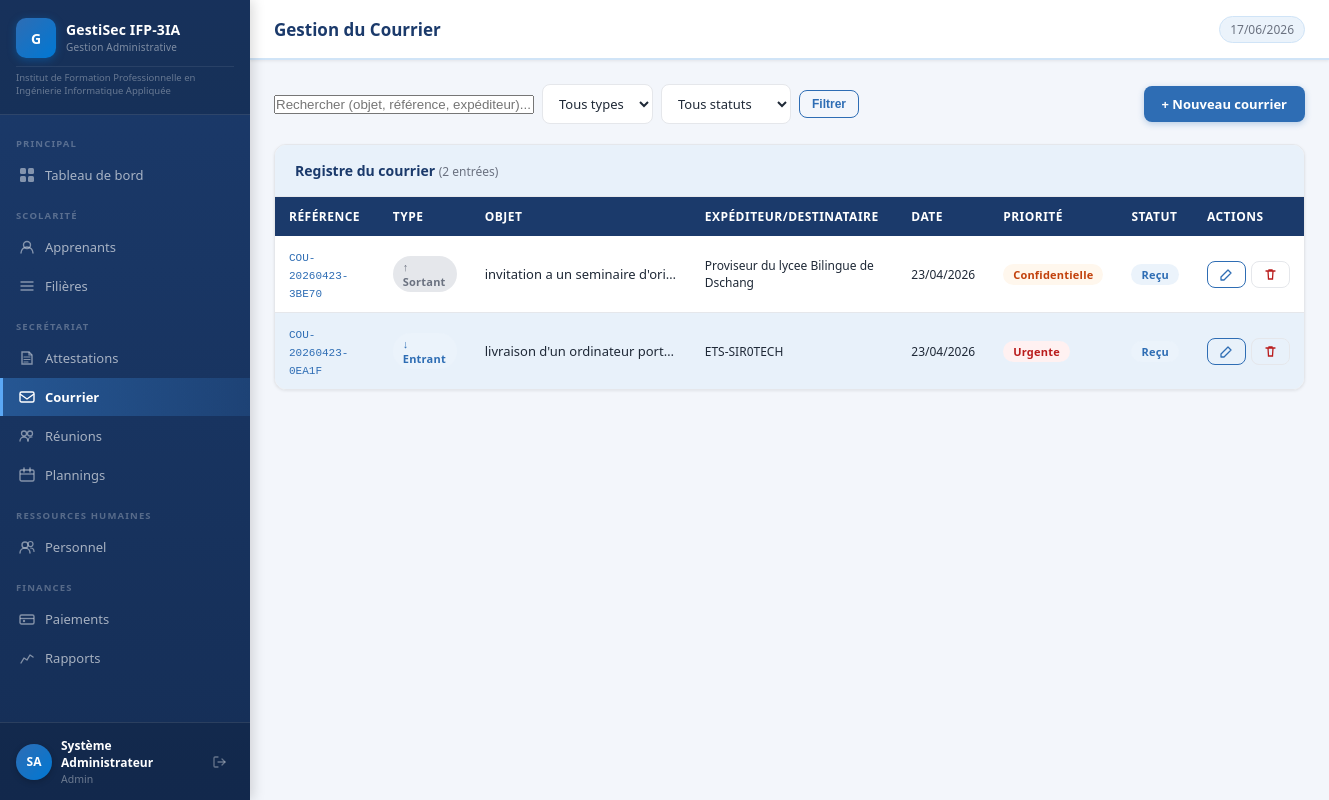
Screenshot of /modules/courrier/index.php (signed in) with the database file from the repository.
### tables this page shows
CREATE TABLE `courriers` (
  `id` int(11) NOT NULL,
  `reference` varchar(50) NOT NULL,
  `type` enum('entrant','sortant') DEFAULT 'entrant',
  `objet` text NOT NULL,
  `expediteur` varchar(200) DEFAULT NULL,
  `destinataire` varchar(200) DEFAULT NULL,
  `date_courrier` date DEFAULT curdate(),
  `date_reception` date DEFAULT NULL,
  `statut` enum('recu','en_traitement','traite','archive') DEFAULT 'recu',
  `priorite` enum('normale','urgente','confidentielle') DEFAULT 'normale',
  `affecte_a` int(11) DEFAULT NULL,
  `observations` text DEFAULT NULL,
  `fichier` varchar(255) DEFAULT NULL,
  `created_at` datetime DEFAULT current_timestamp()
);

### includes/auth.php (called while the page is built, shortened)
<?php
function clean(string $val): string {
    return htmlspecialchars(trim($val), ENT_QUOTES, 'UTF-8');
}
function dateFR(?string $date): string {
    return date('d/m/Y', strtotime($date));
}

### modules/courrier/index.php (the view, shortened to what this page needs)
<?php
require_once __DIR__ . '/../../includes/auth.php';
require_once __DIR__ . '/../../includes/header.php';
$db = getDB();
$search   = trim($_GET['search'] ?? '');
$perPage  = 15;
$page     = max(1,(int)($_GET['page']??1));
$offset   = ($page-1)*$perPage;
$where  = ["1=1"]; $params = [];
$sql   = "SELECT c.*, p.nom AS agent_nom, p.prenom AS agent_prenom FROM courriers c LEFT JOIN personnel p ON c.affecte_a=p.id WHERE ".implode(' AND ',$where);
$total = $db->prepare("SELECT COUNT(*) FROM ($sql) x"); $total->execute($params); $total = $total->fetchColumn();
$stmt  = $db->prepare("$sql ORDER BY c.created_at DESC LIMIT $perPage OFFSET $offset");
$stmt->execute($params);
$courriers = $stmt->fetchAll();
?>
<div class="page-actions">
  <form method="GET" style="display:flex;gap:8px;align-items:center;flex-wrap:wrap">
    <input type="text" name="search" class="search-input" placeholder="Rechercher (objet, référence, expéditeur)..." value="<?= clean($search) ?>" style="width:260px">
    <select name="type" class="form-control" style="width:auto">
      <option value="">Tous types</option>
    </select>
    <select name="statut" class="form-control" style="width:auto">
      <option value="">Tous statuts</option>
    </select>
    <button class="btn btn-outline btn-sm" type="submit">Filtrer</button>
  </form>
  <a href="create.php" class="btn btn-primary">+ Nouveau courrier</a>
</div>
<div class="card">
  <div class="card-header">
    <h2>Registre du courrier <span style="font-weight:400;color:var(--gray-mid);font-size:12px">(<?= $total ?> entrée<?= $total>1?'s':'' ?>)</span></h2>
  </div>
  <div class="table-wrap">
  <?php if(empty($courriers)): ?>
    <div class="empty-state"><p>Aucun courrier enregistré.</p></div>
  <?php else: ?>
  <table>
    <thead>
      <tr><th>Référence</th><th>Type</th><th>Objet</th><th>Expéditeur/Destinataire</th><th>Date</th><th>Priorité</th><th>Statut</th><th>Actions</th></tr>
    </thead>
    <tbody>
    <?php
    $sMap = ['recu'=>'badge-blue','en_traitement'=>'badge-orange','traite'=>'badge-green','archive'=>'badge-gray'];
    $sLbl = ['recu'=>'Reçu','en_traitement'=>'En cours','traite'=>'Traité','archive'=>'Archivé'];
    $pMap = ['normale'=>'badge-gray','urgente'=>'badge-red','confidentielle'=>'badge-orange'];
    foreach ($courriers as $c): ?>
    <tr>
      <td><code style="font-size:11px;color:var(--blue-mid)"><?= clean($c['reference']) ?></code></td>
      <td><?= $c['type']==='entrant' ? '<span class="badge badge-blue">↓ Entrant</span>' : '<span class="badge badge-gray">↑ Sortant</span>' ?></td>
      <td style="max-width:220px"><div style="white-space:nowrap;overflow:hidden;text-overflow:ellipsis" title="<?= clean($c['objet']) ?>"><?= clean($c['objet']) ?></div></td>
      <td style="font-size:12px"><?= clean($c['type']==='entrant' ? $c['expediteur'] : $c['destinataire']) ?></td>
      <td style="font-size:12px"><?= dateFR($c['date_courrier']) ?></td>
      <td><span class="badge <?= $pMap[$c['priorite']] ?>"><?= ucfirst($c['priorite']) ?></span></td>
      <td><span class="badge <?= $sMap[$c['statut']] ?>"><?= $sLbl[$c['statut']] ?></span></td>
      <td>
        <div style="display:flex;gap:5px">
          <a href="edit.php?id=<?= $c['id'] ?>" class="btn btn-outline btn-sm btn-icon" title="Modifier">
            <svg width="13" height="13" viewBox="0 0 13 13" fill="none"><path d="M8 2l3 3-7 7H1v-3L8 2z" stroke="currentColor" stroke-width="1.3" stroke-linejoin="round"/></svg>
          </a>
          <a href="delete.php?id=<?= $c['id'] ?>" class="btn btn-sm btn-icon" style="color:var(--red);border:1px solid var(--gray-light)"
             onclick="return confirm('Supprimer ce courrier ?')">
            <svg width="13" height="13" viewBox="0 0 13 13" fill="none"><path d="M2 3h9M5 3V2h3v1M4 3l.5 8h4l.5-8" stroke="currentColor" stroke-width="1.3" stroke-linecap="round"/></svg>
          </a>
        </div>
      </td>
    </tr>
    <?php endforeach; ?>
    </tbody>
  </table>
  <?php endif; ?>
  </div>
</div>
<?php require_once __DIR__ . '/../../includes/footer.php'; ?>

### assets/css/style.css (style rules this page uses)
*, *::before, *::after { box-sizing: border-box; margin: 0; padding: 0; }
:root { --blue-dark: #1B3A6B; --blue-mid: #2E6DB4; --blue-accent: #0078D4; --blue-light: #D0E4F7; --blue-pale: #EBF3FB; --blue-stripe: #E8F1FA; --gray-dark: #1F2937; --gray-mid: #6B7280; --gray-light: #E5E7EB; --gray-pale: #F3F6FB; --white: #FFFFFF; --red: #B91C1C; --green: #15803D; --orange: #C2410C; --yellow: #B45309; --sidebar-w: 250px; --topbar-h: 60px; --radius: 8px; --radius-lg: 12px; --shadow-sm: 0 1px 3px rgba(0,0,0,.08); --shadow: 0 2px 8px rgba(0,0,0,.10); --shadow-lg: 0 4px 16px rgba(0,0,0,.12); }
body { font-family: 'Segoe UI', Arial, sans-serif; font-size: 14px; color: var(--gray-dark); background: var(--gray-pale); }
a { text-decoration: none; color: inherit; }
.card { background: var(--white); border-radius: var(--radius-lg); box-shadow: var(--shadow-sm); border: 1px solid var(--gray-light); overflow: hidden; }
.card-header { padding: 16px 20px; border-bottom: 1px solid var(--gray-light); display: flex; align-items: center; justify-content: space-between; background: var(--blue-stripe); }
.table-wrap { overflow-x: auto; }
table { width: 100%; border-collapse: collapse; font-size: 13px; }
thead th { background: var(--blue-dark); color: #fff; padding: 11px 14px; text-align: left; font-size: 12px; font-weight: 600; letter-spacing: .04em; text-transform: uppercase; white-space: nowrap; }
thead th:first-child { border-radius: 0; }
tbody tr { border-bottom: 1px solid var(--gray-light); transition: background .1s; }
tbody tr:last-child { border-bottom: none; }
tbody td { padding: 11px 14px; color: var(--gray-dark); vertical-align: middle; }
tbody tr:nth-child(even) { background: var(--blue-stripe); }
.badge { display: inline-flex; align-items: center; padding: 3px 10px; border-radius: 20px; font-size: 11px; font-weight: 600; letter-spacing: .02em; }
.badge-blue { background: var(--blue-pale); color: var(--blue-mid); }
.badge-red { background: #FFF1F1; color: var(--red); }
.badge-orange { background: #FFF7ED; color: var(--orange); }
.badge-gray { background: var(--gray-light); color: var(--gray-mid); }
.btn { display: inline-flex; align-items: center; gap: 6px; padding: 9px 18px; border-radius: var(--radius); font-size: 13px; font-weight: 600; cursor: pointer; border: none; transition: all .15s; white-space: nowrap; }
.btn-primary { background: var(--blue-mid); color: #fff; box-shadow: 0 2px 6px rgba(46,109,180,.3); }
.btn-sm { padding: 6px 12px; font-size: 12px; }
.form-control { width: 100%; padding: 9px 12px; border: 1.5px solid var(--gray-light); border-radius: var(--radius); font-size: 13px; color: var(--gray-dark); background: var(--white); transition: border-color .15s, box-shadow .15s; font-family: inherit; }
.form-control::placeholder { color: var(--gray-mid); }
select.form-control { cursor: pointer; }
.page-actions { display: flex; align-items: center; justify-content: space-between; margin-bottom: 20px; flex-wrap: wrap; gap: 10px; }
.btn-outline { background: transparent; color: #2E6DB4; border: 1.5px solid #2E6DB4; }
.card-header h2 { font-size: 14px; font-weight: 700; color: #1B3A6B; margin: 0; }

### rows the page displays
courriers: reference "COU-20260423-3BE70", type "↑ Sortant", objet "invitation a un seminaire d'ori…", destinataire "Proviseur du lycee Bilingue de Dschang", date_courrier "23/04/2026", priorite "Confidentielle", statut "Reçu"
courriers: reference "COU-20260423-0EA1F", type "↓ Entrant", objet "livraison d'un ordinateur port…", expediteur "ETS-SIR0TECH", date_courrier "23/04/2026", priorite "Urgente", statut "Reçu"

### other values shown
APP_NAME "GestiSec IFP-3IA"
APP_FULL_NAME "Institut de Formation Professionnelle en Ingénierie Informatique Appliquée"
substr($user['prenom'],0,1).substr($user['nom'],0,1) "SA"
$user['prenom'] "Système"
$user['nom'] "Administrateur"
$user['role'] "Admin"
$pageTitle "Gestion du Courrier"
$total "2"
